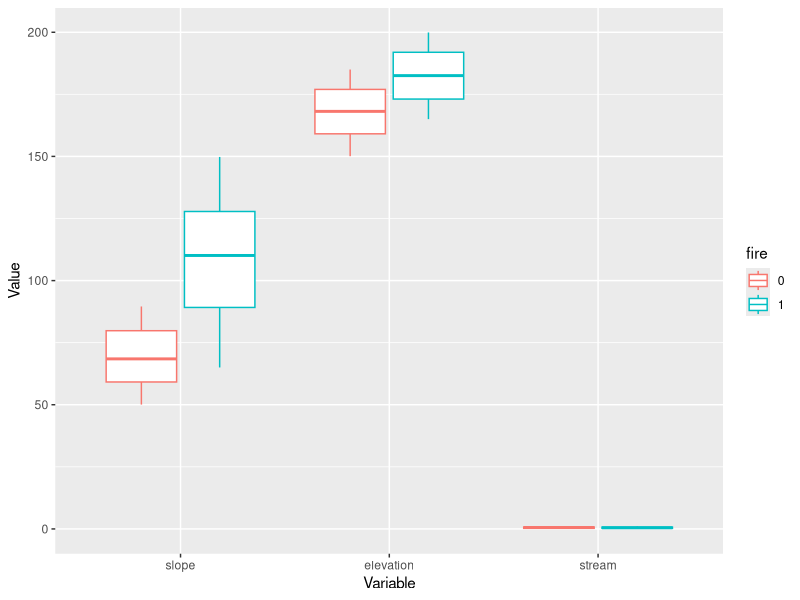

Write R code to recreate this figure.
## ---- chunk 1
knitr::opts_chunk$set(echo = TRUE)

### Install MatchIt if you need to
install.packages("MatchIt",
                 repos = "http://cran.us.r-project.org")

### Packages for the purposes of the quarto website (no need to download these to run the example)
install.packages(c("jsonlite", "rmarkdown"),
                 repos = "http://cran.us.r-project.org")

### Load libraries
library(tidyverse)
library(MatchIt)
## ---- chunk 2
### Function to simulate data and write it as a dataframe
simulate_data <- function(){
  
  ### Create variables in a dataframe
  
  ### Make column for observation ID
  df <- data.frame(id = seq(1,1000),
                   
                   ### Add columns for explanatory variables
                   
                   ### Add column for treatment variable
                   fire = c(rep(0,500), rep(1,500)),
                   
                   ### And the rest of the covariates
                   slope = c(runif(500, min = 50, max = 90), 
                             runif(500, min = 65, max = 150)),
                   elevation = c(runif(500, min = 150, max = 185), 
                                 runif(500, min = 165, max = 200)),
                   stream = runif(1000, min = 0, max = 1),
                   
                   ### And the error term
                   error = rnorm(1000, mean = 0, sd = 5))
  
  ### Add a slope*slope variable
  df <- df %>%
    mutate(slope2 = slope^2)
  
  ### Make column for outcome variable (species richness) 
  df <- df %>%
    mutate(species_richness = 1 + 5*fire + 0.07*slope + 0.05*elevation + 2*stream - 0.005*slope2 + error)
  return(df)
}
## ---- chunk 3
### Write a function to generate data and analyze using OLS 
ols_fun <- function(){
  
  ### Simulate the dataset
  data <- simulate_data()
  
  ### Run OLS regression
  ols <- lm(species_richness ~ fire + slope + elevation + stream, 
            data = data)
  
  ### Extract model coefficients and standard error
  fire_coeff <- coef(summary(ols))["fire", "Estimate"]
  fire_se <- coef(summary(ols))["fire", "Std. Error"]
  list <- list(fire_coeff, fire_se)
}

### Apply the function to 1000 replicates
ols_sim <- replicate(1000, ols_fun())

### Extract the model estimates
ols_fire_est <- unlist(ols_sim[1, ])

### Print mean, standard deviation, minimum, and maximum values for coefficient estimates
c(mean(ols_fire_est), sd(ols_fire_est), 
  min(ols_fire_est), max(ols_fire_est))

### Extract the standard deviations
ols_fire_sd <- unlist(ols_sim[2, ])

### Print mean, standard deviation, minimum, and maximum standard deviation of coefficient estimates
c(mean(ols_fire_sd), sd(ols_fire_sd), 
  min(ols_fire_sd), max(ols_fire_sd))
## ---- chunk 4
### Write a function to generate the data, use matching to subset the data, and run a regression on the matched data
pps_fun <- function(){
  
  ### Simulate the dataset
  data <- simulate_data()
  
  ### Match the data on the observed covariates
  match <- matchit(fire ~ slope + 
                     elevation + 
                     stream, 
                   
                   ### set method to use for matching
                   method = "nearest", 
                   
                   ### tell it what data source to draw matches from
                   data = data, 
                   
                   ### tell it to use logistic regression for the matching
                   distance = "glm", 
                   link = "probit",
                   
                   ### specify which order to draw potential points from the full dataset
                   m.order = "random",
                   
                   ### set a maximum distance for the matches
                   caliper = 0.10)
  
  ### Extract the matched data from the full dataset
  matched_data = match.data(match)
  
  ### Run OLS on the matched dataset
  ols <- lm(species_richness ~ fire + slope + 
              elevation + stream, 
            data = matched_data)
  
  ### Extract model coefficients
  fire_coeff <- coef(summary(ols))["fire", "Estimate"]
  fire_se <- coef(summary(ols))["fire", "Std. Error"]
  list <- list(fire_coeff, fire_se) 
}

### Apply the function to 1000 replicates
pps_sim <- replicate(1000, pps_fun())

### Extract the model estimates
pps_fire_est <- unlist(pps_sim[1,])

### Print mean, standard deviation, minimum, and maximum values for coefficient estimates
c(mean(pps_fire_est), sd(pps_fire_est), 
  min(pps_fire_est), max(pps_fire_est))

### Extract the standard deviations
pps_fire_sd <- unlist(pps_sim[2,])

### Print mean, standard deviation, minimum, and maximum standard deviation of coefficient estimates
c(mean(pps_fire_sd), sd(pps_fire_sd), 
  min(pps_fire_sd), max(pps_fire_sd))
## ---- chunk 5
### Simulate a dataset
data_for_match <- simulate_data()

### Make fire a factor variable
data_for_match <- data_for_match %>%
  mutate_at(vars(fire), 
            funs(factor))

### Take a look at the balance of the covariates before matching
data_for_match %>%
  dplyr::select(id, fire, slope, elevation, stream) %>%
  gather(variable, value, slope:stream, factor_key = TRUE) %>%
  ggplot(aes(x = variable, y = value, color = fire)) +
  geom_boxplot() +
  xlab("Variable") + ylab("Value")
### fires: 0 = unburned, 1 = burned

### You can also look at it in table form
covariate_summ <- data_for_match %>%
  group_by(fire) %>%
  summarise(slope_mean = mean(slope),
            slope_sd = sd(slope),
            elevation_mean = mean(elevation),
            elevation_sd = sd(elevation),
            stream_mean = mean(stream),
            stream_sd = sd(stream))
## ---- chunk 6
### Match the data on the observed covariates
match <- matchit(fire ~ slope + 
                   elevation + 
                   stream, 
                 
                 ### set method to use for matching
                 method = "nearest", 
                 
                 ### tell it what data source to draw matches from
                 data = data_for_match, 
                 
                 ### tell it to use logistic regression for the matching
                 distance = "glm", 
                 link = "probit",
                 
                 ### specify which order to draw potential points from the full dataset
                 m.order = "random",
                 
                 ### set a maximum distance for the matches
                 caliper = 0.10)

### Take a look at the quality of the matches
match_quality <- summary(match, 
                         standardize = TRUE)

### Let's see how many points were matched
match_quality_nn <- as.data.frame(match_quality$nn)

### Let's look at the pre-match covariate balance
match_quality_unmatched <- as.data.frame(match_quality$sum.all)

### What does the covariate balance look like after matching?
match_quality_summary <- as.data.frame(match_quality$sum.matched)
### Ideally, you want the standardized mean differences in the matched dataset to be < 0.25 (reference: Schleicher et al. 2020. Statistical matching for conservation science. Conserv. Biol. 34:538–549. https://doi.org/10.1111/cobi.13448).

### You can also look at the amount of bias reduction achieved through matching
match_quality_reduction <- as.data.frame(match_quality$reduction)

### You can also use a fun interactive command to visualize the pre- and post-match covariate spread
# plot(match, interactive = FALSE)
